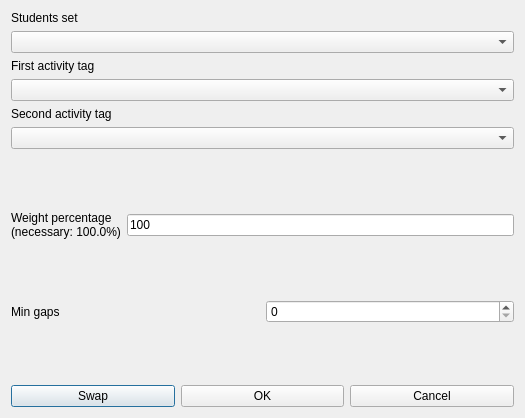
<?xml version="1.0" encoding="UTF-8"?>
<ui version="4.0">
 <class>ModifyConstraintStudentsSetMinGapsBetweenOrderedPairOfActivityTagsPerRealDayForm_template</class>
 <widget class="QDialog" name="ModifyConstraintStudentsSetMinGapsBetweenOrderedPairOfActivityTagsPerRealDayForm_template">
  <property name="geometry">
   <rect>
    <x>0</x>
    <y>0</y>
    <width>525</width>
    <height>418</height>
   </rect>
  </property>
  <property name="windowTitle">
   <string extracomment="This is the title of the dialog to modify a constraint of this type">Modify students set min gaps between ordered pair of activity tags per real day</string>
  </property>
  <layout class="QVBoxLayout" name="verticalLayout_2">
   <item>
    <layout class="QVBoxLayout" name="verticalLayout">
     <item>
      <widget class="QLabel" name="studentsTextLabel">
       <property name="frameShape">
        <enum>QFrame::NoFrame</enum>
       </property>
       <property name="frameShadow">
        <enum>QFrame::Plain</enum>
       </property>
       <property name="text">
        <string>Students set</string>
       </property>
       <property name="wordWrap">
        <bool>false</bool>
       </property>
      </widget>
     </item>
     <item>
      <widget class="QComboBox" name="studentsComboBox">
       <property name="editable">
        <bool>false</bool>
       </property>
       <property name="insertPolicy">
        <enum>QComboBox::NoInsert</enum>
       </property>
       <property name="duplicatesEnabled">
        <bool>false</bool>
       </property>
      </widget>
     </item>
     <item>
      <widget class="QLabel" name="firstActivityTagTextLabel">
       <property name="frameShape">
        <enum>QFrame::NoFrame</enum>
       </property>
       <property name="frameShadow">
        <enum>QFrame::Plain</enum>
       </property>
       <property name="text">
        <string>First activity tag</string>
       </property>
       <property name="wordWrap">
        <bool>false</bool>
       </property>
      </widget>
     </item>
     <item>
      <widget class="QComboBox" name="firstActivityTagComboBox">
       <property name="editable">
        <bool>false</bool>
       </property>
       <property name="insertPolicy">
        <enum>QComboBox::NoInsert</enum>
       </property>
       <property name="duplicatesEnabled">
        <bool>false</bool>
       </property>
      </widget>
     </item>
     <item>
      <widget class="QLabel" name="secondActivityTagTextLabel">
       <property name="frameShape">
        <enum>QFrame::NoFrame</enum>
       </property>
       <property name="frameShadow">
        <enum>QFrame::Plain</enum>
       </property>
       <property name="text">
        <string>Second activity tag</string>
       </property>
       <property name="wordWrap">
        <bool>false</bool>
       </property>
      </widget>
     </item>
     <item>
      <widget class="QComboBox" name="secondActivityTagComboBox">
       <property name="editable">
        <bool>false</bool>
       </property>
       <property name="insertPolicy">
        <enum>QComboBox::NoInsert</enum>
       </property>
       <property name="duplicatesEnabled">
        <bool>false</bool>
       </property>
      </widget>
     </item>
    </layout>
   </item>
   <item>
    <spacer name="spacer6">
     <property name="orientation">
      <enum>Qt::Vertical</enum>
     </property>
     <property name="sizeType">
      <enum>QSizePolicy::Expanding</enum>
     </property>
     <property name="sizeHint" stdset="0">
      <size>
       <width>20</width>
       <height>20</height>
      </size>
     </property>
    </spacer>
   </item>
   <item>
    <layout class="QHBoxLayout" name="horizontalLayout_2">
     <item>
      <widget class="QLabel" name="weightTextLabel">
       <property name="frameShape">
        <enum>QFrame::NoFrame</enum>
       </property>
       <property name="frameShadow">
        <enum>QFrame::Plain</enum>
       </property>
       <property name="text">
        <string>Weight percentage
(necessary: 100.0%)</string>
       </property>
       <property name="wordWrap">
        <bool>false</bool>
       </property>
      </widget>
     </item>
     <item>
      <widget class="QLineEdit" name="weightLineEdit">
       <property name="text">
        <string notr="true">100</string>
       </property>
      </widget>
     </item>
    </layout>
   </item>
   <item>
    <spacer name="verticalSpacer">
     <property name="orientation">
      <enum>Qt::Vertical</enum>
     </property>
     <property name="sizeHint" stdset="0">
      <size>
       <width>20</width>
       <height>25</height>
      </size>
     </property>
    </spacer>
   </item>
   <item>
    <layout class="QHBoxLayout" name="horizontalLayout">
     <item>
      <widget class="QLabel" name="minGapsTextLabel">
       <property name="frameShape">
        <enum>QFrame::NoFrame</enum>
       </property>
       <property name="frameShadow">
        <enum>QFrame::Plain</enum>
       </property>
       <property name="text">
        <string>Min gaps</string>
       </property>
       <property name="wordWrap">
        <bool>false</bool>
       </property>
      </widget>
     </item>
     <item>
      <widget class="QSpinBox" name="minGapsSpinBox"/>
     </item>
    </layout>
   </item>
   <item>
    <spacer name="verticalSpacer_2">
     <property name="orientation">
      <enum>Qt::Vertical</enum>
     </property>
     <property name="sizeHint" stdset="0">
      <size>
       <width>20</width>
       <height>26</height>
      </size>
     </property>
    </spacer>
   </item>
   <item>
    <layout class="QHBoxLayout">
     <item>
      <widget class="QPushButton" name="swapPushButton">
       <property name="text">
        <string comment="Interchange (swap) the two selected activity tags in the dialog">Swap</string>
       </property>
      </widget>
     </item>
     <item>
      <widget class="QPushButton" name="okPushButton">
       <property name="text">
        <string>OK</string>
       </property>
      </widget>
     </item>
     <item>
      <widget class="QPushButton" name="cancelPushButton">
       <property name="text">
        <string>Cancel</string>
       </property>
      </widget>
     </item>
    </layout>
   </item>
  </layout>
 </widget>
 <layoutdefault spacing="6" margin="11"/>
 <resources/>
 <connections/>
</ui>
